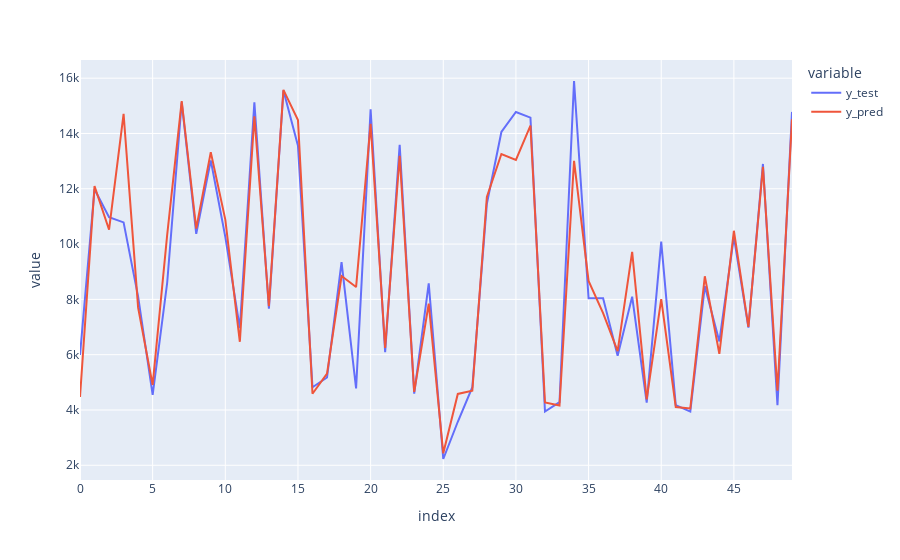

Write notebook code for a chart like this one.
### Markdown cell above
### Let's Plot our y_test and y_pred values to see how our model performed

### Code cell
pd.set_option("plotting.backend", "plotly")
temp_df[:50].plot(kind='line')

### Figure 1 — Plotly figure (JSON) as saved in the notebook; plotly's stock layout.template omitted (floating-point values rounded to 4 significant figures)
{"data": [{"hovertemplate": "variable=y_test<br>index=%{x}<br>value=%{y}<extra></extra>", "legendgroup": "y_test", "line": {"color": "#636efa", "dash": "solid"}, "marker": {"symbol": "circle"}, "mode": "lines", "name": "y_test", "orientation": "v", "showlegend": true, "type": "scatter", "x": [0, 1, 2, 3, 4, 5, 6, 7, 8, 9, 10, 11, 12, 13, 14, 15, 16, 17, 18, 19, 20, 21, 22, 23, 24, 25, 26, 27, 28, 29, 30, 31, 32, 33, 34, 35, 36, 37, 38, 39, 40, 41, 42, 43, 44, 45, 46, 47, 48, 49], "xaxis": "x", "y": [5989, 11982, 10975, 10783, 8098, 4544, 8601, 15129, 10368, 13029, 10262, 6961, 15129, 7662, 15554, 13555, 4823, 5176, 9345, 4778, 14871, 6093, 13591, 4591, 8580, 2227, 3574, 4823, 11458, 14053, 14777, 14571, 3943, 4282, 15898, 8040, 8040, 5963, 8099, 4268, 10091, 4174, 3943, 8476, 6478, 10262, 6979, 12898, 4174, 14781], "yaxis": "y"}, {"hovertemplate": "variable=y_pred<br>index=%{x}<br>value=%{y}<extra></extra>", "legendgroup": "y_pred", "line": {"color": "#EF553B", "dash": "solid"}, "marker": {"symbol": "circle"}, "mode": "lines", "name": "y_pred", "orientation": "v", "showlegend": true, "type": "scatter", "x": [0, 1, 2, 3, 4, 5, 6, 7, 8, 9, 10, 11, 12, 13, 14, 15, 16, 17, 18, 19, 20, 21, 22, 23, 24, 25, 26, 27, 28, 29, 30, 31, 32, 33, 34, 35, 36, 37, 38, 39, 40, 41, 42, 43, 44, 45, 46, 47, 48, 49], "xaxis": "x", "y": [4470.0, 12100.0, 10520.0, 14710.0, 7700.0, 4905.0, 10330.0, 15170.0, 10560.0, 13330.0, 10880.0, 6467.0, 14620.0, 7756.0, 15580.0, 14480.0, 4586.0, 5312.0, 8843.0, 8446.0, 14350.0, 6245.0, 13200.0, 4654.0, 7848.0, 2433.0, 4579.0, 4696.0, 11700.0, 13260.0, 13050.0, 14280.0, 4272.0, 4161.0, 13010.0, 8667.0, 7502.0, 6127.0, 9720.0, 4383.0, 8012.0, 4108.0, 4055.0, 8836.0, 6031.0, 10480.0, 7006.0, 12790.0, 4694.0, 14510.0], "yaxis": "y"}], "layout": {"legend": {"title": {"text": "variable"}, "tracegroupgap": 0}, "margin": {"t": 60}, "xaxis": {"anchor": "y", "domain": [0, 1], "title": {"text": "index"}}, "yaxis": {"anchor": "x", "domain": [0, 1], "title": {"text": "value"}}}}
